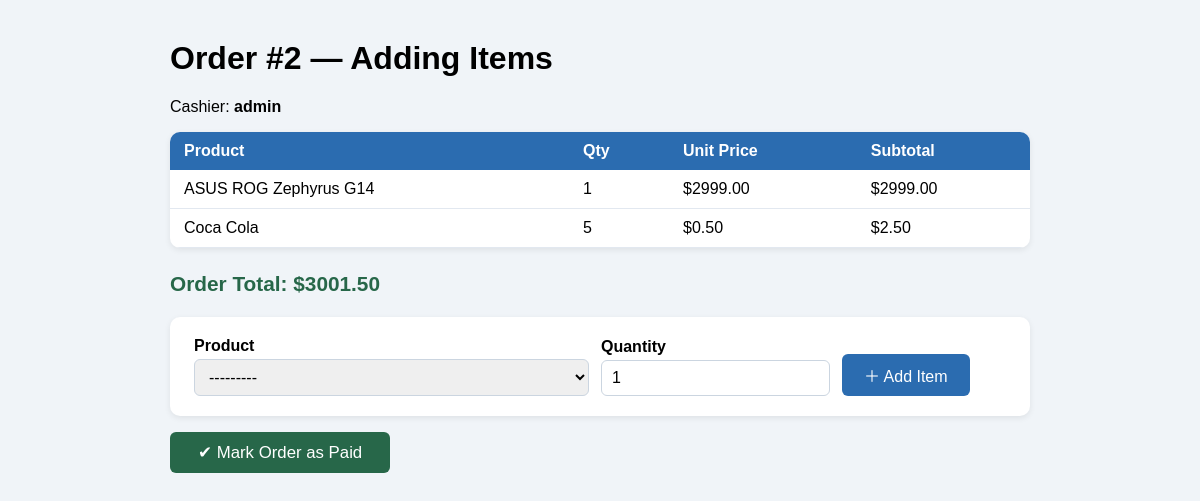
Page /sales/orders/2/items/ (signed in) on the committed database.
### sales/models.py (models this page shows, shortened)
class Order(models.Model):
    STATUS_CHOICES = [
        ('open',      'Open'),
        ('paid',      'Paid'),
        ('refunded',  'Refunded'),
        ('cancelled', 'Cancelled'),
    ]
    cashier    = models.ForeignKey(
                    User,
                    on_delete=models.SET_NULL,   # keep the order if the staff account is deleted
                    null=True,
                    related_name='orders',
                 )
    status     = models.CharField(max_length=20, choices=STATUS_CHOICES, default='open')
    created_at = models.DateTimeField(auto_now_add=True)
    notes      = models.TextField(blank=True)
    @property
    def total(self):
        return sum(item.subtotal for item in self.items.all())
    class Meta:
        ordering = ['-created_at']

class OrderItem(models.Model):
    order     = models.ForeignKey(Order, on_delete=models.CASCADE, related_name='items')
    product   = models.ForeignKey(Product, on_delete=models.PROTECT)   # PROTECT prevents deleting a product that has sales
    quantity  = models.PositiveIntegerField(default=1)
    unit_price = models.DecimalField(max_digits=8, decimal_places=2)   # price at time of sale
    @property
    def subtotal(self):
        return self.unit_price * self.quantity

class Product(models.Model):
    CATEGORY_CHOICES = [
        ('food',        'Food & Drink'),
        ('electronics', 'Electronics'),
        ('clothing',    'Clothing'),
        ('household',   'Household'),
        ('other',       'Other'),
    ]
    name      = models.CharField(max_length=255)
    category  = models.CharField(max_length=100, blank=True)
    barcode   = models.CharField(max_length=100, blank=True)
    price     = models.DecimalField(max_digits=10, decimal_places=2)
    stock     = models.IntegerField(default=0)
    is_active = models.BooleanField(default=True)
    image     = models.ImageField(upload_to='products/', blank=True, null=True)  # ✅ add this
    def __str__(self):
        return f"{self.name}  —  ${self.price}  (stock: {self.stock})"
        return f"{self.name} — ${self.price:.2f}"
    class Meta:
        ordering = ['name']

### sales/views.py (the view)
# urls.py: path('orders/<int:pk>/items/', views.add_item,       name='add_item'),
@login_required
def add_item(request, pk):
    order = get_object_or_404(Order, pk=pk)
    if request.method == 'POST':
        if 'mark_paid' in request.POST:
            order.status = 'paid'
            order.save()
            return redirect('order_list')
        item_form = OrderItemForm(request.POST)
        if item_form.is_valid():
            item            = item_form.save(commit=False)
            item.order      = order
            item.unit_price = item.product.price
            item.save()
            return redirect('add_item', pk=order.pk)
    else:
        item_form = OrderItemForm()
    return render(request, 'sales/add_item.html', {
        'order': order,
        'item_form': item_form,
        'items': order.items.select_related('product'),
    })

### sales/forms.py (shortened to what this page needs)
class OrderItemForm(forms.ModelForm):
    class Meta:
        model  = OrderItem
        fields = ['product', 'quantity']

### sales/templates/sales/add_item.html (shortened to what this page needs)
<!DOCTYPE html>
<html lang="en">
<head>
</head>
<body>
    <h1>Order #{{ order.pk }} — Adding Items</h1>
    <p>Cashier: <strong>{{ order.cashier }}</strong></p>
    <table>
        <thead><tr><th>Product</th><th>Qty</th><th>Unit Price</th><th>Subtotal</th></tr></thead>
        <tbody>
        {% for item in items %}
        <tr>
            <td>{{ item.product.name }}</td>
            <td>{{ item.quantity }}</td>
            <td>${{ item.unit_price }}</td>
            <td>${{ item.subtotal }}</td>
        </tr>
        {% empty %}
        <tr><td colspan="4" style="color:#888;text-align:center">No items yet.</td></tr>
        {% endfor %}
        </tbody>
    </table>
    <p class="total">Order Total: ${{ order.total }}</p>
    <form class="add" method="post">
        {% for field in item_form %}
        <div>
            <label>{{ field.label }}</label>
            {{ field }}
        </div>
        {% endfor %}
        <button class="btn-add" type="submit">＋ Add Item</button>
    </form>
    <form method="post">
        <button class="btn-paid" name="mark_paid" type="submit">✔ Mark Order as Paid</button>
    </form>
</body>
</html>

### sales/templates/sales/add_item.html (style rules this page uses)
body { font-family: Arial, sans-serif; max-width: 860px; margin: 40px auto; background: #f0f4f8; padding: 0 20px; }
table { width: 100%; border-collapse: collapse; background: white; border-radius: 10px; overflow: hidden; box-shadow: 0 2px 6px rgba(0,0,0,0.08); margin-bottom: 24px; }
th { background: #2b6cb0; color: white; padding: 10px 14px; text-align: left; }
td { padding: 10px 14px; border-bottom: 1px solid #e2e8f0; }
.total { font-size: 1.3em; font-weight: bold; color: #276749; }
form.add { background: white; padding: 20px 24px; border-radius: 10px; box-shadow: 0 2px 6px rgba(0,0,0,0.08); display: flex; gap: 12px; align-items: flex-end; }
form.add label { font-weight: bold; display: block; margin-bottom: 4px; }
form.add select, form.add input { padding: 8px 10px; border: 1px solid #cbd5e0; border-radius: 6px; font-size: 1em; }
.btn-add { background: #2b6cb0; color: white; border: none; border-radius: 6px; padding: 9px 22px; font-size: 1em; cursor: pointer; }
.btn-paid { background: #276749; color: white; border: none; border-radius: 6px; padding: 10px 28px; font-size: 1.05em; cursor: pointer; margin-top: 16px; }

### rows in the picture
Order: pk "2", cashier "admin", total "3001.50"
OrderItem: product.name "ASUS ROG Zephyrus G14", quantity "1", unit_price "2999.00", subtotal "2999.00"
OrderItem: product.name "Coca Cola", quantity "5", unit_price "0.50", subtotal "2.50"

### other values in the picture
{{ field.label }} "Product" "Quantity"
